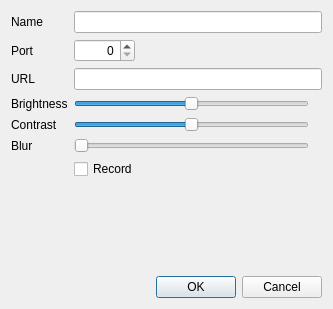
<?xml version="1.0" encoding="UTF-8"?>
<ui version="4.0">
 <class>CamConfigDlg</class>
 <widget class="QDialog" name="CamConfigDlg">
  <property name="geometry">
   <rect>
    <x>0</x>
    <y>0</y>
    <width>333</width>
    <height>309</height>
   </rect>
  </property>
  <property name="windowTitle">
   <string>Camera Settings</string>
  </property>
  <layout class="QVBoxLayout" name="verticalLayout">
   <item>
    <layout class="QFormLayout" name="formLayout">
     <property name="fieldGrowthPolicy">
      <enum>QFormLayout::AllNonFixedFieldsGrow</enum>
     </property>
     <item row="1" column="0">
      <widget class="QLabel" name="lblName">
       <property name="text">
        <string>Name</string>
       </property>
      </widget>
     </item>
     <item row="1" column="1">
      <widget class="QLineEdit" name="edtName"/>
     </item>
     <item row="2" column="0">
      <widget class="QLabel" name="lblPort">
       <property name="text">
        <string>Port</string>
       </property>
      </widget>
     </item>
     <item row="2" column="1">
      <layout class="QHBoxLayout" name="horizontalLayout_2">
       <item>
        <widget class="QSpinBox" name="spbPort">
         <property name="alignment">
          <set>Qt::AlignRight|Qt::AlignTrailing|Qt::AlignVCenter</set>
         </property>
         <property name="maximum">
          <number>65535</number>
         </property>
        </widget>
       </item>
       <item>
        <spacer name="horizontalSpacer">
         <property name="orientation">
          <enum>Qt::Horizontal</enum>
         </property>
         <property name="sizeHint" stdset="0">
          <size>
           <width>40</width>
           <height>20</height>
          </size>
         </property>
        </spacer>
       </item>
      </layout>
     </item>
     <item row="3" column="0">
      <widget class="QLabel" name="lblUrl">
       <property name="text">
        <string>URL</string>
       </property>
      </widget>
     </item>
     <item row="3" column="1">
      <widget class="QLineEdit" name="edtUrl"/>
     </item>
     <item row="5" column="0">
      <widget class="QLabel" name="label">
       <property name="text">
        <string>Brightness</string>
       </property>
      </widget>
     </item>
     <item row="7" column="0">
      <widget class="QLabel" name="label_2">
       <property name="text">
        <string>Contrast</string>
       </property>
      </widget>
     </item>
     <item row="10" column="0">
      <widget class="QLabel" name="lblBlur_2">
       <property name="text">
        <string>Blur</string>
       </property>
      </widget>
     </item>
     <item row="12" column="1">
      <widget class="QCheckBox" name="chbRecord">
       <property name="text">
        <string>Record</string>
       </property>
      </widget>
     </item>
     <item row="5" column="1">
      <layout class="QHBoxLayout" name="horizontalLayout">
       <item>
        <widget class="QSlider" name="sldBrighthmess">
         <property name="minimum">
          <number>-50</number>
         </property>
         <property name="maximum">
          <number>50</number>
         </property>
         <property name="orientation">
          <enum>Qt::Horizontal</enum>
         </property>
        </widget>
       </item>
       <item>
        <widget class="QLabel" name="lblBrighthmessValue">
         <property name="text">
          <string/>
         </property>
         <property name="alignment">
          <set>Qt::AlignCenter</set>
         </property>
        </widget>
       </item>
      </layout>
     </item>
     <item row="7" column="1">
      <layout class="QHBoxLayout" name="horizontalLayout_3">
       <item>
        <widget class="QSlider" name="sldContrast">
         <property name="minimum">
          <number>-50</number>
         </property>
         <property name="maximum">
          <number>50</number>
         </property>
         <property name="orientation">
          <enum>Qt::Horizontal</enum>
         </property>
        </widget>
       </item>
       <item>
        <widget class="QLabel" name="lblContrastValue">
         <property name="text">
          <string/>
         </property>
         <property name="alignment">
          <set>Qt::AlignCenter</set>
         </property>
        </widget>
       </item>
      </layout>
     </item>
     <item row="10" column="1">
      <layout class="QHBoxLayout" name="horizontalLayout_4">
       <item>
        <widget class="QSlider" name="sldBlur">
         <property name="orientation">
          <enum>Qt::Horizontal</enum>
         </property>
        </widget>
       </item>
       <item>
        <widget class="QLabel" name="lblBlurValue">
         <property name="text">
          <string/>
         </property>
         <property name="alignment">
          <set>Qt::AlignCenter</set>
         </property>
        </widget>
       </item>
      </layout>
     </item>
    </layout>
   </item>
   <item>
    <spacer name="verticalSpacer">
     <property name="orientation">
      <enum>Qt::Vertical</enum>
     </property>
     <property name="sizeHint" stdset="0">
      <size>
       <width>20</width>
       <height>40</height>
      </size>
     </property>
    </spacer>
   </item>
   <item>
    <widget class="QDialogButtonBox" name="buttonBox">
     <property name="orientation">
      <enum>Qt::Horizontal</enum>
     </property>
     <property name="standardButtons">
      <set>QDialogButtonBox::Cancel|QDialogButtonBox::Ok</set>
     </property>
    </widget>
   </item>
  </layout>
 </widget>
 <resources/>
 <connections>
  <connection>
   <sender>buttonBox</sender>
   <signal>accepted()</signal>
   <receiver>CamConfigDlg</receiver>
   <slot>accept()</slot>
   <hints>
    <hint type="sourcelabel">
     <x>248</x>
     <y>254</y>
    </hint>
    <hint type="destinationlabel">
     <x>157</x>
     <y>274</y>
    </hint>
   </hints>
  </connection>
  <connection>
   <sender>buttonBox</sender>
   <signal>rejected()</signal>
   <receiver>CamConfigDlg</receiver>
   <slot>reject()</slot>
   <hints>
    <hint type="sourcelabel">
     <x>316</x>
     <y>260</y>
    </hint>
    <hint type="destinationlabel">
     <x>286</x>
     <y>274</y>
    </hint>
   </hints>
  </connection>
  <connection>
   <sender>sldBrighthmess</sender>
   <signal>valueChanged(int)</signal>
   <receiver>lblBrighthmessValue</receiver>
   <slot>setNum(int)</slot>
   <hints>
    <hint type="sourcelabel">
     <x>194</x>
     <y>85</y>
    </hint>
    <hint type="destinationlabel">
     <x>194</x>
     <y>104</y>
    </hint>
   </hints>
  </connection>
  <connection>
   <sender>sldBlur</sender>
   <signal>valueChanged(int)</signal>
   <receiver>lblBlurValue</receiver>
   <slot>setNum(int)</slot>
   <hints>
    <hint type="sourcelabel">
     <x>194</x>
     <y>160</y>
    </hint>
    <hint type="destinationlabel">
     <x>194</x>
     <y>179</y>
    </hint>
   </hints>
  </connection>
  <connection>
   <sender>sldContrast</sender>
   <signal>valueChanged(int)</signal>
   <receiver>lblContrastValue</receiver>
   <slot>setNum(int)</slot>
   <hints>
    <hint type="sourcelabel">
     <x>194</x>
     <y>123</y>
    </hint>
    <hint type="destinationlabel">
     <x>194</x>
     <y>141</y>
    </hint>
   </hints>
  </connection>
 </connections>
</ui>
